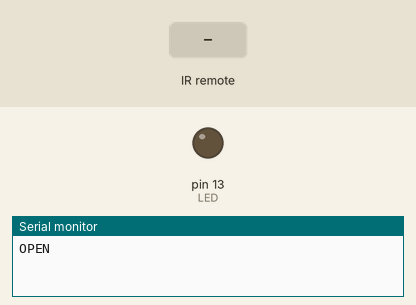
A sketch run on a simulated Arduino Uno, built with avr-gcc and run on an emulated ATmega328P. Parts: output pins drawn as LEDs (lit = HIGH), the last lines printed to the serial monitor. Inputs (shaded band) come from the test bench.

Above: at 2.2 s.
2.3 s: infrared code 0x511DBB received
At 3.0 s:
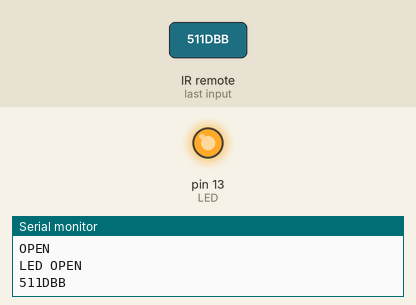
3.8 s: infrared code 0xEE886D7F received
At 4.2 s:
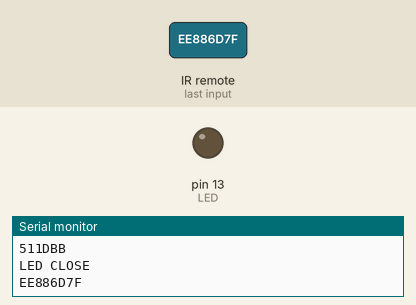
Timing chart, 0 to 6.8 s (numbered marks = the images above; inputs shaded):
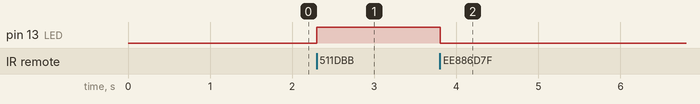

The sketch:

Infrared_remote_control.ino
```cpp
#include <IRremote.h>

#define LED 13
#define OPEN 0x511DBB
#define CLOSE 0xEE886D7F

IRrecv irrecv(3); // Receive on pin 3
decode_results results;

const int in;

void setup() {
  Serial.begin(115200);
  pinMode(LED,OUTPUT);
  digitalWrite(LED,LOW);
  Serial.println("OPEN");
  irrecv.blink13(true); // 設為true的話，當收到訊號時，腳位13的LED便會閃爍
  irrecv.enableIRIn(); // 啟動紅外線接收器
  delay(1000);
}
void loop() {
  if (irrecv.decode(&results)){
    switch(results.value){
      case OPEN:
        Serial.println("LED OPEN");
        digitalWrite(LED,HIGH);
        Serial.println(results.value, HEX);
        break;
      case CLOSE:
        Serial.println("LED CLOSE");
        digitalWrite(LED,LOW);
        Serial.println(results.value, HEX);
        break;
    }
    irrecv.resume();
  }
  delay(100);
}
```

Measured:
- after the input at 2.3 s, pin 13 (LED): LOW → HIGH at once
- after the input at 3.8 s, pin 13 (LED): HIGH → LOW at once
